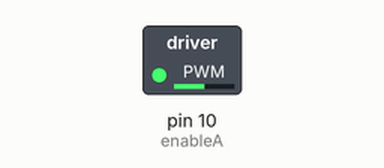
Bench run of a sketch on a simulated Arduino Uno, built with avr-gcc and run on an emulated ATmega328P. Shown: switched loads named in the sketch (green lamp = pin HIGH).

Above: at 0.1 s.
Timing chart, 0 to 1.6 s (numbered marks = the images above):
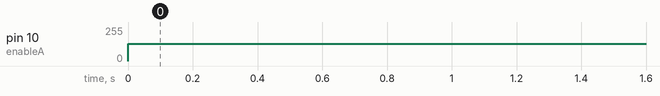

The sketch:

Robot.ino
```cpp
#include <PS2X_lib.h>

PS2X ps2x;

int motor1Pin1 = 2;
int motor1Pin2 = 3;
int motor2Pin1 = 4;
int motor2Pin2 = 5;
int motor3Pin1 = 6;
int motor3Pin2 = 7;
int motor4Pin1 = 8;
int motor4Pin2 = 9;

int enableA = 10;
int enableB = 11;
int enableC = 12;
int enableD = 13;

void setup() {
  pinMode(motor1Pin1, INPUT);
  pinMode(motor1Pin2, INPUT);
  pinMode(motor2Pin1, INPUT);
  pinMode(motor2Pin2, INPUT);
  pinMode(motor3Pin1, INPUT);
  pinMode(motor3Pin2, INPUT);
  pinMode(motor4Pin1, INPUT);
  pinMode(motor4Pin2, INPUT);

  pinMode(enableA, INPUT);
  pinMode(enableB, INPUT);
  pinMode(enableC, INPUT);
  pinMode(enableD, INPUT);

  ps2x.config_gamepad(15, 16, 17, 18, true, true);

  Serial.begin(9600);
}

void loop() {
  ps2x.read_gamepad();

  int LY = ps2x.Analog(PSS_LY);
  int LX = ps2x.Analog(PSS_LX);
  int RX = ps2x.Analog(PSS_RX);

  int frontLeft = LY + LX + RX;
  int frontRight = LY - LX - RX;
  int backLeft = LY - LX + RX;
  int backRight = LY + LX - RX;

  frontLeft = constrain(frontLeft, -255, 255);
  frontRight = constrain(frontRight, -255, 255);
  backLeft = constrain(backLeft, -255, 255);
  backRight = constrain(backRight, -255, 255);

  setMotor(1, frontLeft);
  setMotor(2, frontRight);
  setMotor(3, backLeft);
  setMotor(4, backRight);

  delay(50);
}

void setMotor(int motor, int speed) {
  int pin1, pin2, enable;

  if (motor = 1) {
    pin1 = motor1Pin1;
    pin2 = motor1Pin2;
    enable = enableA;
  } else if (motor = 2) {
    pin1 = motor2Pin1;
    pin2 = motor2Pin2;
    enable = enableB;
  } else if (motor = 3) {
    pin1 = motor3Pin1;
    pin2 = motor3Pin2;
    enable = enableC;
  } else {
    pin1 = motor4Pin1;
    pin2 = motor4Pin2;
    enable = enableD;
  }

  if (speed > 0) {
    digitalWrite(pin1, LOW);
    digitalWrite(pin2, HIGH);
    analogWrite(enable, speed);
  } else if (speed < 0) {
    digitalWrite(pin1, HIGH);
    digitalWrite(pin2, LOW);
    analogWrite(enable, -speed);
  } else {
    digitalWrite(pin1, HIGH);
    digitalWrite(pin2, HIGH);
    analogWrite(enable, 0);
  }
}
```

Measured:
- by itself, pin 10 (enableA): 0/255 → 128/255 at 0.00 s
